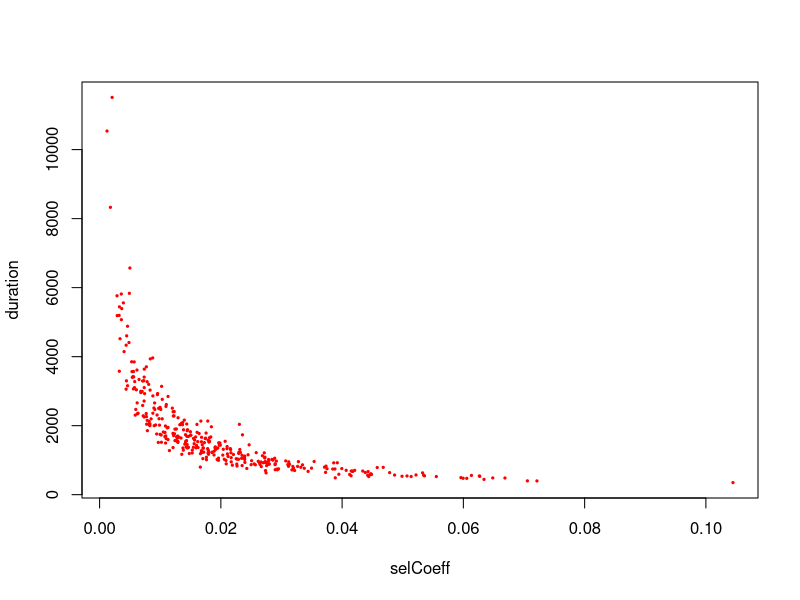
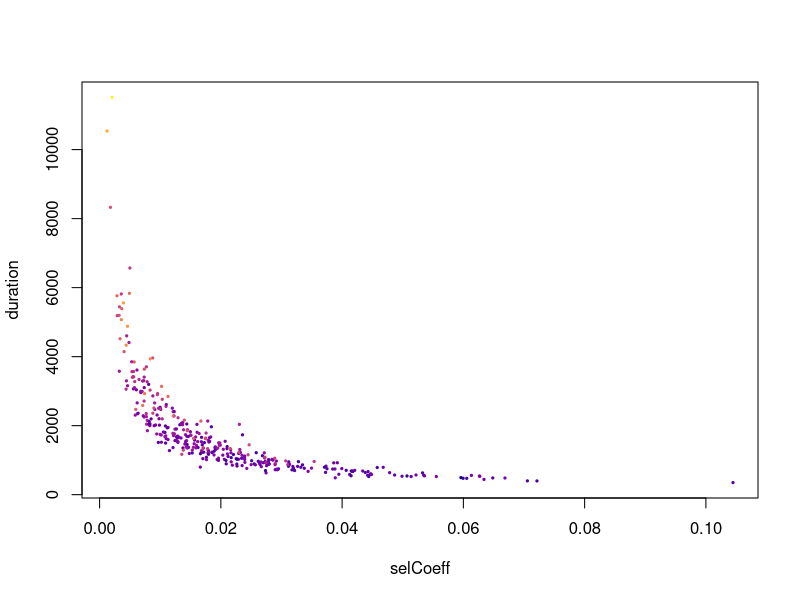
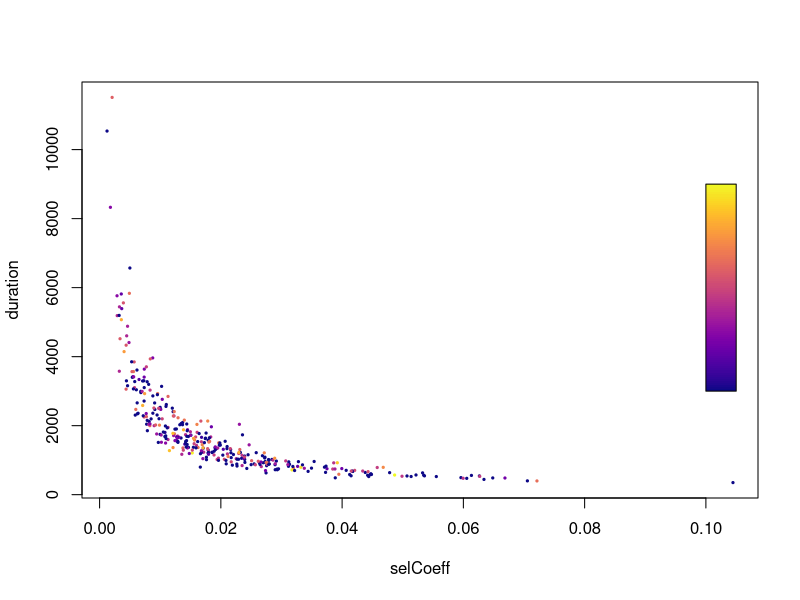

These charts were generated, in order, by the following R code: (Note: a time limit stopped this script after it produced the figures.)
# model2_sweeps.R
#
# Benjamin C. Haller, 22 June 2025
#
# This R script has the raw data for all beneficial substitutions from model 2 (as shown in Fig. 2).
# After getting the data into a usable form, maybe we can find something to do with it...?  This
# really goes beyond the scope of the paper, though; we're not trying to find interesting results,
# we're just trying to show off the models themselves.  So this is not for publication, just for fun.

library("viridis")


# raw data from the end of model 2, for all beneficial substitutions

positions <- as.integer(unlist(strsplit("39120340 99690262 197512093 30555720 39407137 50631418 58681784 71690668 2709641 190609003 19319671 38054239 35910426 96280780 104949003 4499097 74783054 195770235 30455201 96879989 74762230 39906126 18247749 47888054 161021010 45931217 96987420 34112167 116457760 79082941 100165912 49811444 113942197 48739156 144312020 113582003 19698416 52115339 71714759 42730540 83471651 229659223 130568104 68554799 18317737 156969352 129637969 128107299 97873505 1589606 80472852 105924834 231208966 99908004 44055187 41886298 1367181 57156824 105007316 55092884 152350325 59773840 22209373 29049233 69333595 14404504 35862011 21513464 10455075 42212396 16399374 22976239 55154195 110212203 35309993 49290267 57179826 31965992 3205083 30309279 10503162 139481169 40302739 40838355 2185030 112514698 124549779 10276440 37010229 81330497 136521315 47635629 55856188 227735046 130305907 66990461 75183552 103946833 46624095 29457994 158123838 49186030 6121460 132140170 138071808 206770115 47285454 44313279 18264554 54145970 113297969 932080 108226731 74525535 164841975 109449349 63985093 6234965 23423917 28954670 35021588 53822174 28614663 96157206 133638158 15464331 92398681 79080980 44109130 88886091 164508546 93881546 40998079 100205740 47834458 55692001 138286768 102944290 68325542 201687352 69103999 124554391 151381339 68752885 110952056 46470682 92655409 8059134 39032219 1507632 103310314 23145909 122897462 48681539 36480575 106612436 62580611 14670071 2159982 64340297 13934231 24216228 63977000 10304121 102686065 157203878 100436056 30409201 108265315 133350695 42141572 84129747 134785474 135189822 90091593 152416599 63535785 7229996 71561791 49256135 113650427 132898365 143214848 44500410 31526395 1054598 31094614 40391519 156139836 57120795 64224526 31150107 57141425 43329270 51048849 19835644 46803002 73592359 30889269 116015669 32696595 223998308 109192792 6998530 10151514 57532266 71368161 66871119 7368762 107571166 85847998 15778506 96816876 93134723 41256803 17800069 42223318 37936757 10407631 37473592 62560387 94039902 43441247 160098411 31379860 102865933 58537883 218661153 109979446 101686805 75360657 165188485 141422533 97651099 54190751 10770315 43427438 2098920 184855761 3137439 51155696 38691374 78101124 178383220 102842885 95606299 107601535 47113001 42759107 43936540 41537092 71033520 47449016 28720724 66668943 12322661 29490847 177273577 49884156 155610461 158645226 104497664 21106603 100569710 58433226 95173307 67495876 11664910 110124166 41505267 102914799 52132008 151954908 104949441 52404242 150441922 69187213 35878577 63202776 128471377 462389 39337167 18245976 687366 128871800 16148651 22617490 46787542 52115309 152176634 21405775 28585338 106248242 15374002 150392038 87243545 61214448 41931885 1261604 135786453 22593796 85700526 57179545 124682208 120539355 46987547 67431328 70828325 31484906 136694197 77312137 130626541 24872912 112605578 22318998 72312315 228159065 119676920 140402023 75231856 24119817 64340751 103079869 41970381 21445547 111758828 57940974 121330453 45327161 57482570 179813789 48379515 123575765 148487689 132402111 31631026 135294099 152433836 74594359 82049031 128099195 201545619 27377214 151355849 35189836 3850192 52645153 49065598 163074353 35062071 178581653 2556671 46321864 31557807 44032838 165668947 6544945 19782008 48237005 108930131 109888117 68425157 112039268 43573374", " ", fixed=T)))

originTick <- as.integer(unlist(strsplit("87 1047 692 932 1151 1298 1557 2788 2443 2585 3176 3061 1778 2718 2695 2817 2543 2953 3142 3767 4088 3984 2944 4847 4826 5977 5584 3358 6244 5585 5529 5942 5865 7395 3360 5064 6085 7191 5739 6717 6322 8195 8255 7911 8830 9176 9079 8671 7268 6953 8869 9805 8805 9128 7482 9036 10383 11502 11164 10789 12938 12584 13031 12860 14379 14487 14145 12947 14460 13974 14718 4175 15056 14541 15698 15407 13518 15707 16467 16796 16563 14658 15956 16710 16825 18094 18688 17606 18693 18330 18409 17398 19437 19358 19141 18330 18055 18509 19134 18081 17138 17884 18668 20827 17876 20202 20409 21402 20433 20468 20727 22129 21398 22865 22243 22554 21638 23023 22511 25126 20586 25260 24979 25517 25635 24804 25725 25785 27370 27665 27917 28858 29056 28276 28810 29546 29398 29891 29972 29513 30636 30774 30504 30176 29836 30659 21709 29196 29944 30914 27671 32098 32555 31170 32356 33283 31569 33708 33724 33092 32321 33995 33970 33423 34727 34752 33176 37091 36646 35282 37805 37730 37892 38625 38147 38854 40354 39637 40874 38429 41473 39124 41238 40777 41281 42035 40553 34779 40083 40784 41739 43021 42720 43682 43532 43899 41829 44030 43827 44248 44601 46112 43993 44044 45841 46574 47135 47336 46693 46989 47290 47034 48137 48521 46712 48741 48391 48945 49532 49149 49883 49567 49578 48276 49643 49234 50172 50728 50821 51383 51463 51534 50904 50861 50397 51830 51933 49494 49377 52033 48720 52975 50681 53811 48880 54254 54384 55635 56052 53976 55028 55658 56898 54541 54184 56710 56213 56401 57294 56414 57477 57849 57369 58240 56708 57704 57467 58601 58438 59679 59017 58791 58441 59130 55053 56314 59201 60537 60031 60420 56185 59665 62700 63803 62710 63539 61745 60685 60951 64589 63669 64913 62630 65014 65414 64954 64856 66206 65622 64990 67663 67479 66363 62449 66229 69283 68617 68168 68879 70111 65285 68828 70621 71209 71210 70322 69442 71571 72390 71815 71924 72753 73392 73668 72824 72342 72566 74635 73866 73890 74216 73752 74444 74166 74752 71018 73522 74865 74827 75257 73111 74187 73596 74980 74441 74140 75593 75698 73962 76002 73073 76174 75713 75242 73071 76932 76911 75297 76860 72635 76537 73619 76707 76421", " ", fixed=T)))

fixationTick <- as.integer(unlist(strsplit("581 1522 1879 2005 2368 2831 3281 3346 3593 3603 3659 3692 3727 3745 3759 3958 4242 4691 5181 5286 5730 5791 5874 6079 6116 6522 6598 6996 7099 7164 7250 7369 7415 7837 7879 7962 7984 8004 8090 8194 8204 8946 9020 9092 9598 9710 9956 10269 10326 10373 10431 10645 10805 11127 11187 11318 11615 12176 12406 12593 13900 13920 14291 14356 14864 15056 15070 15256 15278 15638 15643 15688 15760 16364 16682 16684 16819 16963 17343 17881 17933 17935 18208 18383 18498 18700 19213 19369 19562 19703 19717 19956 20008 20033 20076 20078 20208 20552 20597 20844 21101 21285 21381 21549 21723 21914 21947 22045 22137 22197 22213 22655 22746 23263 23689 23761 24145 24187 25551 25708 26029 26054 26188 26235 26281 26481 27387 27904 28068 28557 29045 29803 30162 30311 30436 30568 30628 30909 31031 31079 31359 31514 31548 31935 32179 32183 32247 32298 32349 32416 32860 33141 33442 33641 33690 33867 33875 34340 34392 34457 34607 34946 34965 35082 35252 35709 36241 37633 37674 38479 39539 39756 39943 39992 40083 40890 41174 41182 41673 42280 42300 42531 42597 42869 42929 42960 43022 43107 43240 43444 43759 43764 44073 44244 44532 44729 45102 45538 45794 46444 46591 46796 46988 47002 47236 47322 48029 48200 48508 48631 48644 48719 49059 49277 49370 49426 49665 49892 50170 50174 50474 50568 50870 51306 51328 51463 51553 51659 52041 52152 52223 52278 52341 52403 52659 52696 52776 52907 52945 53179 53915 53968 54247 54358 54715 55424 55898 56525 56617 56967 57090 57201 57386 57403 57522 57580 57712 58177 58267 58294 58689 58801 58802 58825 58906 58919 59105 59623 59795 60029 60061 60106 60295 60442 60444 60460 60717 61359 61598 61874 61949 62964 63754 64276 64758 64762 64848 65094 65554 65645 65696 66135 66207 66207 66295 66339 67057 67085 67313 67603 68460 68787 68893 69018 69841 69988 70199 70575 70894 70898 71101 71187 71589 71893 71910 72226 72736 72765 72790 72934 73471 74106 74288 74539 74610 74703 75061 75178 75221 75224 75272 75605 75779 75796 75839 75899 75993 76089 76116 76235 76250 76320 76443 76606 76722 76725 76750 76868 76890 76964 77008 77106 77157 77403 77403 77463 77703 77809 77953 78193 78308 78690 78841 78924", " ", fixed=T)))

chromosome_id <- as.integer(unlist(strsplit("2 15 3 16 4 15 1 16 7 3 8 23 5 12 14 17 5 3 7 8 9 17 17 23 1 22 13 11 23 5 8 3 2 15 8 10 7 19 16 3 11 1 3 17 17 1 9 10 3 16 5 23 1 10 19 17 19 12 11 1 6 17 10 22 14 19 19 20 17 22 1 19 19 6 19 19 12 6 16 23 17 5 1 1 16 4 8 3 23 5 3 20 15 1 7 9 6 12 19 16 2 13 21 12 3 2 11 6 17 19 9 4 1 2 2 8 18 1 14 16 19 10 10 10 3 19 7 17 7 16 2 5 5 12 19 16 6 14 12 2 5 9 7 3 1 19 15 12 22 19 7 19 9 3 22 23 5 3 11 11 16 2 20 1 13 6 7 22 2 9 22 16 5 6 15 6 17 6 23 3 13 5 4 20 15 19 12 17 1 7 14 14 6 15 18 13 16 14 6 5 15 2 1 17 19 12 23 11 6 7 2 4 2 7 22 6 3 8 20 6 11 3 1 1 16 11 18 2 6 9 15 3 5 10 1 11 1 8 3 16 17 13 11 2 11 6 23 18 8 1 15 14 23 17 11 19 10 1 22 1 1 8 16 2 8 11 3 17 10 17 1 8 23 14 6 1 16 17 20 9 20 12 17 16 4 1 8 19 19 7 14 17 6 19 5 6 2 3 11 9 8 11 12 10 23 10 16 16 16 6 7 3 6 3 10 4 1 3 5 17 14 11 23 18 22 9 19 4 1 5 1 3 5 6 9 18 23 6 23 17 10 2 11 7 11 6 12 23 1 9 2 1 19 6 19 1 11 17 15 2 10 11 11 15", " ", fixed=T)))

selCoeff <- as.numeric(unlist(strsplit("0.0595978 0.0599581 0.0166352 0.0217045 0.025834 0.0167896 0.0150626 0.0613304 0.0188746 0.0193862 0.0668587 0.0274547 0.0112942 0.0229247 0.0272316 0.0234874 0.0128678 0.0141726 0.0230567 0.010192 0.0134355 0.0160838 0.00956602 0.0169571 0.01791 0.0535819 0.0176273 0.00737213 0.0218966 0.0179122 0.0149775 0.0159811 0.0128594 0.0633983 0.00337142 0.0095331 0.0124279 0.0266685 0.00768812 0.0155928 0.0145046 0.0375052 0.0337648 0.0210831 0.0319835 0.0498791 0.0264579 0.0112868 0.00436924 0.00551458 0.0126734 0.0275517 0.00829173 0.0089985 0.00771338 0.0122743 0.0171725 0.0417682 0.0168099 0.0107849 0.0273153 0.0192824 0.0189015 0.0108837 0.0648453 0.0486597 0.0392074 0.00948204 0.0318742 0.0130972 0.0269885 0.00206761 0.0420745 0.0149727 0.0250758 0.0115151 0.00729621 0.0179832 0.0276835 0.0176153 0.0146587 0.005797 0.00735464 0.0183327 0.015841 0.0447407 0.0555374 0.0123465 0.0289413 0.0154695 0.0231267 0.0109511 0.0521855 0.0343899 0.0239659 0.0099741 0.00785589 0.00775799 0.0140556 0.0103375 0.00876042 0.00539538 0.0073389 0.0293021 0.00570399 0.0122117 0.0161782 0.0438213 0.010909 0.0101513 0.0141637 0.0513828 0.0171013 0.0721368 0.0169344 0.0178922 0.0119934 0.0220726 0.00606197 0.0446247 0.00327453 0.0331893 0.0152789 0.0317298 0.0372695 0.0127071 0.0168182 0.00817807 0.0273666 0.02549 0.0268592 0.027808 0.0211888 0.00811952 0.0109679 0.0284315 0.0185599 0.027865 0.0196025 0.0143433 0.0289634 0.0292531 0.0238863 0.0094182 0.00624751 0.018029 0.00122763 0.00575802 0.0121238 0.0196469 0.0029039 0.022531 0.0226333 0.0100916 0.021008 0.0412437 0.00587817 0.0532713 0.0442803 0.0121124 0.00719586 0.0312 0.0196104 0.0128334 0.0443914 0.0327938 0.00557833 0.0507024 0.0226768 0.00809424 0.0235665 0.0132305 0.00830877 0.0162367 0.011161 0.0160562 0.032661 0.0181471 0.0166119 0.0052867 0.0373468 0.00735117 0.0190405 0.0136975 0.0181097 0.0263648 0.00911176 0.00178383 0.00461205 0.00619667 0.00923338 0.038456 0.014489 0.0442084 0.0279448 0.0226658 0.00784643 0.0172844 0.0184374 0.00849571 0.0108547 0.0416662 0.0067952 0.00680919 0.0210324 0.0295103 0.0208832 0.0334648 0.0105125 0.0128002 0.0137497 0.0146329 0.0386155 0.0399474 0.00907881 0.043401 0.0167949 0.0266239 0.0478359 0.0205671 0.0394587 0.0285919 0.0152928 0.00832666 0.0107689 0.0129391 0.0142846 0.0273403 0.0179678 0.0349511 0.0242808 0.0388194 0.0199119 0.0128903 0.00772244 0.025691 0.0235055 0.00562008 0.00559718 0.0203246 0.00322504 0.0208423 0.00534103 0.0414821 0.00490949 0.0179651 0.00968422 0.0279952 0.0534476 0.007021 0.0134577 0.0141954 0.0388695 0.0087847 0.00650771 0.024995 0.0198289 0.0120916 0.029153 0.0138397 0.0271629 0.0217083 0.0197419 0.0448412 0.0103255 0.0216608 0.01747 0.0239336 0.0159095 0.104466 0.0170334 0.0204022 0.00787911 0.0191315 0.0036511 0.00404011 0.0129261 0.0311549 0.0124315 0.0144405 0.0028759 0.00442625 0.0234281 0.0605572 0.0143751 0.018554 0.00735887 0.00485108 0.00446721 0.0238171 0.0136759 0.0232173 0.00325374 0.0147937 0.0278773 0.0190809 0.00980205 0.031328 0.0143876 0.0110028 0.0370901 0.0216144 0.00998591 0.00499514 0.00616508 0.0406709 0.0156651 0.0123109 0.00987693 0.045789 0.00357787 0.00635045 0.0261694 0.0415091 0.0321655 0.0126608 0.00709681 0.022942 0.0705601 0.0239266 0.0207119 0.0194936 0.0289651 0.0310462 0.017564 0.00878504 0.00985908 0.062642 0.0170696 0.0178221 0.0288795 0.014452 0.0215577 0.0154955 0.0272712 0.00461181 0.00597055 0.022982 0.0138074 0.0307008 0.0102282 0.0167018 0.0112879 0.0174349 0.0121656 0.00710115 0.0244899 0.0135602 0.00742599 0.0353865 0.00836166 0.0274737 0.0246657 0.0139729 0.00437967 0.0627025 0.0467804 0.0089584 0.023906 0.00392254 0.0164205 0.00358769 0.0178348 0.00974625", " ", fixed=T)))


# plot the duration of a sweep against its selection coefficient; a larger selection coefficient should tend to produce a faster sweep

duration <- fixationTick - originTick

plot(x=selCoeff, y=duration, pch=19, cex=0.3, col="red")


# add colors to the previous plot indicating how many other sweeps were happening at the same time

duration <- fixationTick - originTick

sweepCount <- NULL

for (i in seq_along(duration))
{
	this_origin <- originTick[i]
	this_fixation <- fixationTick[i]
	simultaneous <- (originTick <= this_fixation) & (fixationTick >= this_origin) & (seq_along(duration) != i)
	sweepCount <- c(sweepCount, sum(simultaneous))
}

maxCount <- max(sweepCount)
colors <- plasma(maxCount + 1)

plot(x=selCoeff, y=duration, pch=19, cex=0.3, col=colors[sweepCount + 1])


# instead, color by how much time is spent shared with other sweeps, weighted by the selection coefficients of those sweeps

duration <- fixationTick - originTick

sweepWeight <- NULL

for (i in seq_along(duration))
{
	this_origin <- originTick[i]
	this_fixation <- fixationTick[i]
	is_simultaneous <- (originTick <= this_fixation) & (fixationTick >= this_origin) & (seq_along(duration) != i)
	
	# this narrows down to just sweeps on the same chromosome; physical linkage should be important
	is_simultaneous <- is_simultaneous & (chromosome_id == chromosome_id[i])
	
	simul_origin <- originTick[is_simultaneous]
	simul_fix <- fixationTick[is_simultaneous]
	overlap <- pmin(this_fixation, simul_fix) - pmax(this_origin, simul_origin)
	weighted_overlap <- overlap * selCoeff[is_simultaneous]
	sweepWeight <- c(sweepWeight, sum(weighted_overlap))
}

# scale sweepWeight values by the duration of the focal mutation; the question is, *per* unit time
# spent sweeping, how many other sweeps are you sharing your duration with?
sweepWeight <- sweepWeight / (fixationTick - originTick)

# let's try a sqrt transform to bring out the detail at the low end more
sweepWeight <- sqrt(sweepWeight)

maxWeight <- max(sweepWeight)
colors <- plasma(100)

plot(x=selCoeff, y=duration, pch=19, cex=0.3, col=colors[(sweepWeight / maxWeight) * 99 + 1])


# this adds a color stripe showing the scale of the sweepWeight colors; toward black is a very low
# sweepWeight value, indicating that the sweep proceeded by itself, whereas towards yellow is a
# high sweepWeight value, indicating that the sweep was accompanied by many other sweeps
for (i in 0:99)
{
	bottom <- 3000 + (9000-3000) * (i / 100)
	top <- 3000 + (9000-3000) * ((i + 1) / 100)
	rect(xleft=0.10, ybottom=bottom, xright=0.105, ytop=top, col=colors[i+1], border=NA)
}
rect(xleft=0.10, ybottom=3000, xright=0.105, ytop=9000, border="black")


# this function is thanks to P. Messer, adapted a bit for use here; it simulates a bunch of sweep
# trajectories for the given parameters and returns the mean fixation time across 1000 runs
mean_fixation_time <- function(N, h, s)
{
	times <- c()
	
	i<-0
	
	while(i<1000)
	{
	  x <- 1/(2*N)
	  t <- 1
	
	  while(x>0 && x<1-1.000001/(2*N))		# allow for a bit of numerical error
	  {
	    #p <- ((1+s)*x^2 + (1+h*s)*x*(1-x)) / ((1+s)*x^2 + (1+h*s)*2*x*(1-x) + (1-x)^2)
	    p <- (1+h*s)*x/(1+h*s*x)
	    n <- rbinom(1,2*N,p)
	    x <- n/(2*N)
	    t <- t+1
	  }
	  
	  if(x>0) 
	  { 
	    i <- i+1
	    times <- c(times,t) 
	  }
	}
	return(mean(times));
}

time <- mean_fixation_time(N=7310, h=0.5, s=0.11)
print(time)


# use the above function to simulate sweeps for the range of s values spanning the plot
# note that this takes some time to complete; be patient!  :->
Ne <- 7310	# the value of N for the bulk of the African population stage
selCoeffs <- seq(from=0.001, to=0.11, by=0.001)
expectedDurations <- sapply(selCoeffs, FUN = function(s) { mean_fixation_time(Ne, 0.5, s) })

lines(x=selCoeffs, y=expectedDurations, lwd=1.0, col="red")


# So, some partial conclusions.  It is certainly apparent that the low-s mutations are more likely to
# sweep together with other mutations.  But is this because for low s, you're likely to be lost unless
# you get helped by another sweep?  Or is this because for low s, your sweep duration is longer, and so
# you share your duration with more other sweeps just due to that?  I added the line:
#
#	sweepWeight <- sweepWeight / (fixationTick - originTick)
#
# to answer this, and with that line added, the pattern seems to me to disappear, although one would
# have to do stats to be sure.  But it doesn't look like there's a strong effect of needing help to
# complete for small s, nor does it look like there's a strong pattern of sweeping faster with other
# sweeps than by yourself.  Maybe a little bit, but not super obviously.
